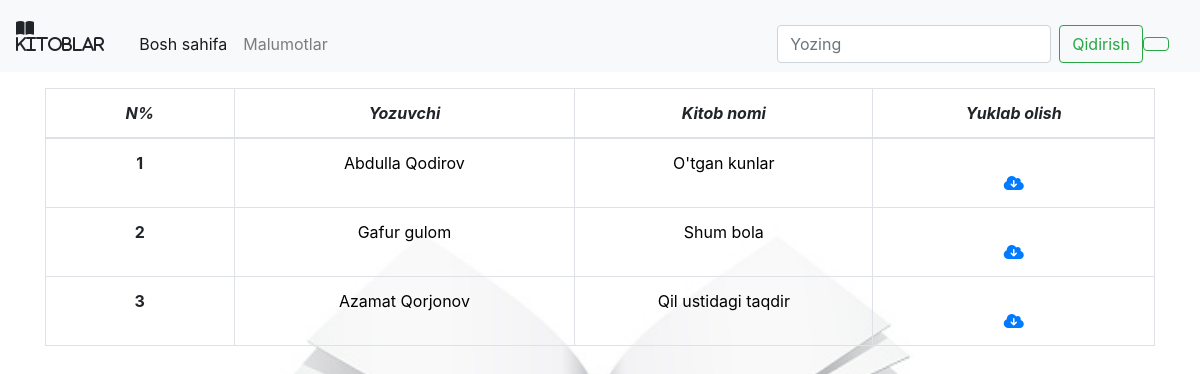
The page / on the database its author committed.
### bookapp/models.py (models this page shows, shortened)
class BookModel(models.Model):
    objects = None
    image = models.ImageField(upload_to='images/', null=True)
    author = models.CharField(max_length=125)
    name = models.CharField(max_length=255)
    description = models.TextField()
    pages = models.IntegerField()
    ebooks = models.FileField(upload_to='ebooks/')
    created_at = models.DateTimeField(auto_now_add=True, null=True)
    updated_at = models.DateTimeField(auto_now=True, null=True)

### bookapp/views.py (the view)
# urls.py: path('', books_list_view, name='list'),
def books_list_view(request):
    books = BookModel.objects.all()
    q = request.GET.get('q')
    if q:
        books = books.filter(name__icontains=q)
    context = {'books': books}
    return render(request, 'books.html', context)

### template/books.html (shortened to what this page needs)
{% load static %}
<!DOCTYPE html>
<html lang="en">
<head>
    <link rel="stylesheet" href="{% static 'css/css.css' %}">
    <link rel="stylesheet" href="https://cdn.jsdelivr.net/npm/bootstrap@4.0.0/dist/css/bootstrap.min.css">
    <link rel="stylesheet" href="https://cdnjs.cloudflare.com/ajax/libs/font-awesome/6.5.2/css/all.min.css" />
</head>
<body>
<nav class="navbar navbar-expand-lg navbar-light bg-light">
  <i class="fa-solid fa-book-open"> Kitoblar</i>
  <div class="collapse navbar-collapse container mt-3" id="navbarSupportedContent">
    <ul class="navbar-nav mr-auto">
      <li class="nav-item active">
        <a class="nav-link" href="#">Bosh sahifa <span class="sr-only">(current)</span></a>
      </li>
      <li class="nav-item">
        <a class="nav-link" href="#">Malumotlar</a>
      </li>
    </ul>
    <form class="form-inline my-2 my-lg-0">
        <input name="q" class="form-control mr-sm-2" type="search" placeholder="Yozing" aria-label="Search"
        value="{{ request.Get.q }}">
        <button class="btn btn-outline-success my-2 my-sm-0" type="submit">Qidirish</button>
        <button class="btn btn-outline-success my-2 my-sm-0" type="submit">
        </button>
    </form>
  </div>
</nav>
<div class="container mt-3">
  <table class="table table-bordered">
  <thead>
    <tr>
      <th width="10" scope="col">
        <i>
        N%
        </i>
      </th>
      <th width="30" scope="col">
        <i>
        Yozuvchi
        </i>
      </th>
      <th width="50" scope="col">
        <i>
        Kitob nomi
        </i>
      </th>
      <th width="10" scope="col">
        <i>
        Yuklab olish
        </i>
      </th>
    </tr>
  </thead>
  <tbody>
  {% for i in books %}
    <tr>
      <th scope="row">{{ forloop.counter}}</th>
      <td>
          <a style="color: black" href="{% url 'books:detail' pk=i.id %}">
              {{ i.author }}
          </a>
      </td>
      <td>
          <a style="color: black" href="{% url 'books:detail' pk=i.id %}">
              {{ i.name }}
          </a>
      </td>
      <td>
        <a href="{% url 'books:download' pk=i.id %}">
            <i class="fa-solid fa-cloud-arrow-down mt-4"></i>
        </a>
      </td>
    </tr>
  {% endfor %}
  </tbody>
</table>
</div>
</body>
</html>

### assets/css/css.css (style rules this page uses)
body { background-image: url("../images/istockphoto-921211004-170667a.jpg"); background-repeat: no-repeat; background-position: center; background-attachment: fixed; background-size: 70%; }
td { text-align: center; }
tr { text-align: center; }

### rows shown on the page
BookModel: author "Abdulla Qodirov", name "O'tgan kunlar"
BookModel: author "Gafur gulom", name "Shum bola"
BookModel: author "Azamat Qorjonov", name "Qil ustidagi taqdir"
